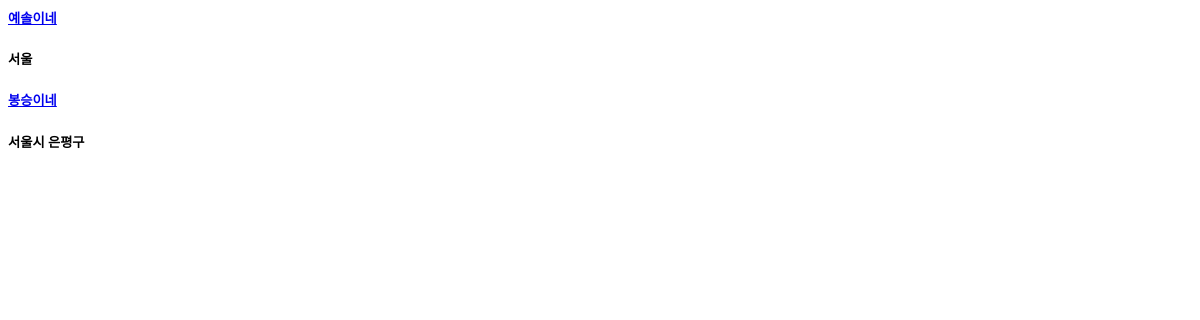
The app's page /order/shops/, older data.
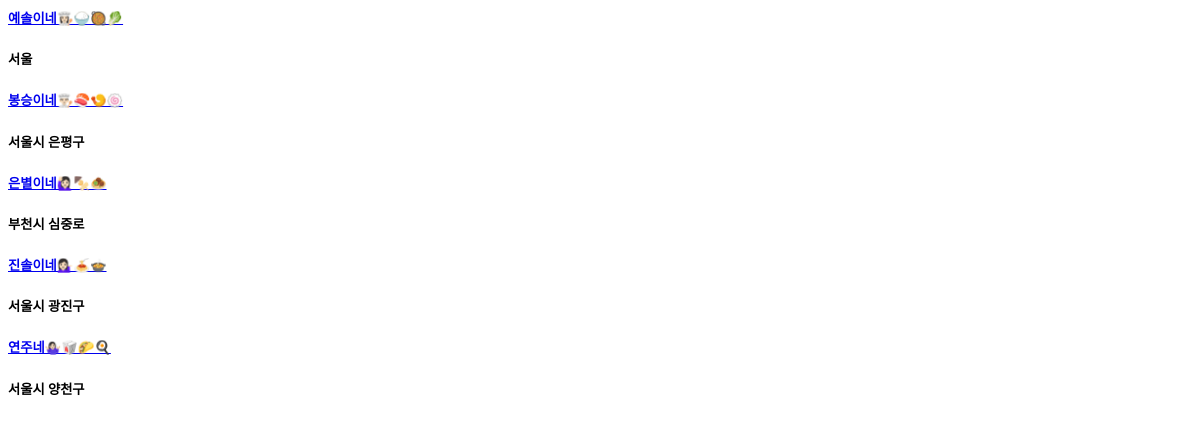
The same page, newer data.
### order/models.py (models this page shows)
class Shop(models.Model):
    shop_name = models.CharField(max_length=50)
    shop_address = models.CharField(max_length=100)

### order/views.py (the view, shortened to what this page needs)
# urls.py: path('shops/', views.shops, name="shops"),
@csrf_exempt
def shops(request):
    if request.method == 'GET' :
        shops = Shop.objects.all()
        return render(request, 'order/shops.html', {'shops': shops})

### order/templates/order/shops.html
{% for shop in shops %}
    <h5>
        <a href="/order/menus/{{shop.id}}">
            {{ shop.shop_name }}
        </a>
    </h5>
    <h5>
        {{ shop.shop_address }}
    </h5>
{%endfor%}

Row changes from the older to the newer data that the page shows:
changed Shop "서울": shop_name "예솔이네" → "예솔이네👩🏻‍🍳🍚🥘🥬"
changed Shop "서울시 은평구": shop_name "봉승이네" → "봉승이네👨🏻‍🍳🍣🍤🍥"
added Shop: shop_name "은별이네🙋🏻‍♀️🍢🧆", shop_address "부천시 심중로"
added Shop: shop_name "진솔이네💁🏻‍♀️🍝🍲", shop_address "서울시 광진구"
added Shop: shop_name "연주네🤷🏻‍♀️🥡🌮🍳", shop_address "서울시 양천구"
